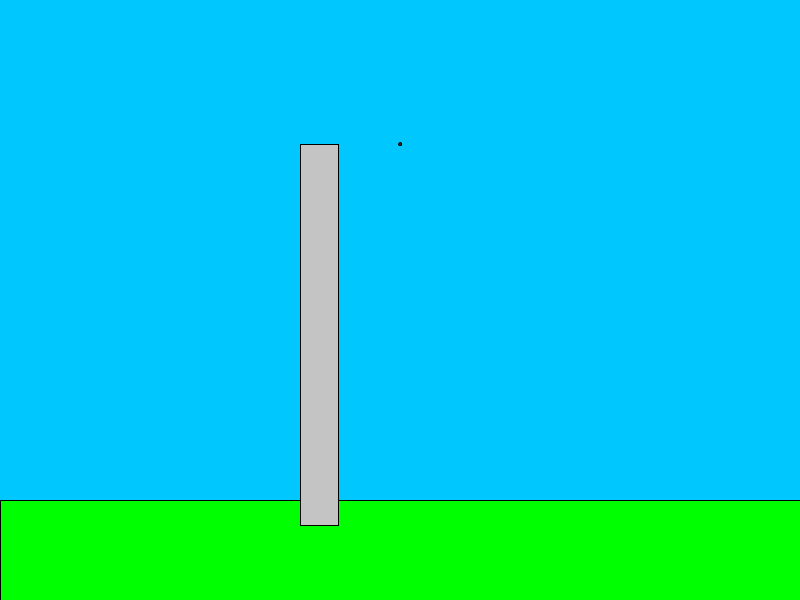
Frame 1 (no input)
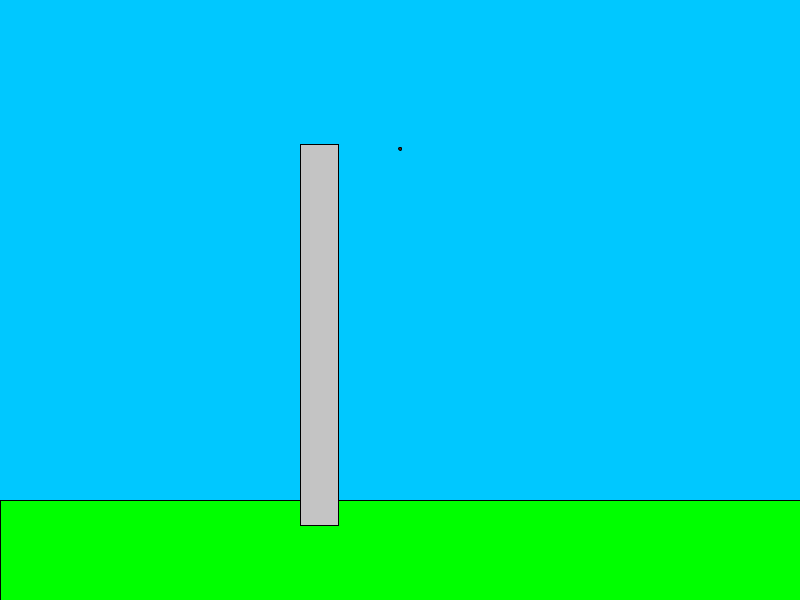
Frame 60 (the mouse pressed at the canvas centre just before this capture)
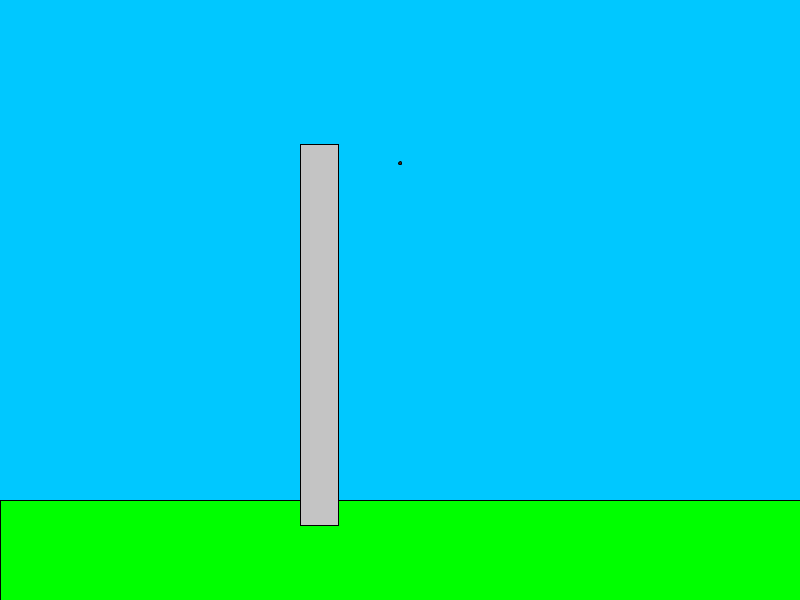
Frame 120 (the mouse held since frame 60 and released just before this capture)

The Processing sketch that drew these frames (run headless with seeded random() and noise(); from frame 60 on, the mouse is pressed at the canvas centre):

// Processing sketch: dropCoin
// ── dropCoin.pde
class Building
{
  int hei;
  
  Building(int Hei)
  {
    hei = Hei;
  }
  
  Building()
  {
    hei = 0;
  }
  
  void draw(int x, int y)
  {
    fill(196, 196, 196);
    rect(x, y, hei / 10, hei);
  }
}

class Coin
{
  float x, y;
  float vel, accel, timeDelta;
  
  Coin(float X, float Y)
  {
    x = X;
    y = Y;
    vel = 0.0f;
    accel = 9.8f;
    timeDelta = 1.0f / 60.0f;
  }
  
  void draw()
  {
    fill(82, 38, 19);
    ellipse(x, y, 3, 3);
    update();
  }
  
  void update()
  {
    vel += accel * timeDelta;
    y += vel * timeDelta;
    
    if (y >= 525)
    {
      vel -= vel / 5;
      vel = -vel;
    }
  }
}

Building empire;
Coin coin;

void setup()
{
  size(800, 600);
  background(0, 200, 255);
  empire = new Building(381);
  coin = new Coin(400, 525 - empire.hei);
}

void draw()
{
  background(0, 200, 255);
  fill(0, 255, 0);//green
  rect(0, 500, 800, 100);
  empire.draw(300, 525 - empire.hei);
  coin.draw();
}
